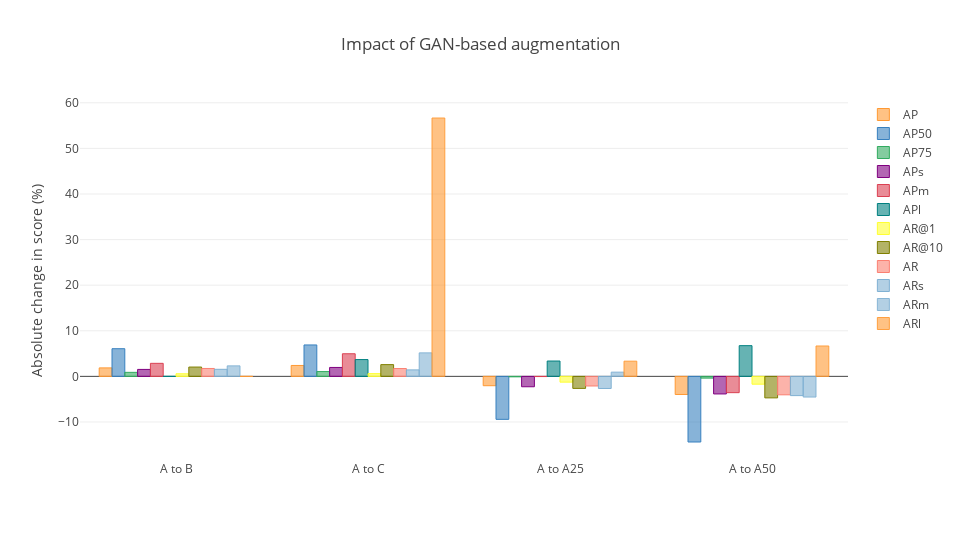

The notebook cell this image was saved under:
### Code cell
layout = {
    "title": "Impact of GAN-based augmentation",
    "yaxis": {
        "title": "Absolute change in score (%)"
    },
    "width": 960,
    "height": 540
}
fig = df_combined.iplot(kind = "bar", y = ["AP", "AP50", "AP75", "APs", "APm", "APl", "AR@1", "AR@10", "AR", "ARs", "ARm", "ARl"], layout = layout, asFigure = True)
py.offline.iplot(fig, show_link = False, config = config)

### Figure 1 — Plotly figure (JSON) as saved in the notebook; plotly's stock layout.template omitted (floating-point values rounded to 4 significant figures)
{"data": [{"marker": {"color": "rgba(255, 153, 51, 0.6)", "line": {"color": "rgba(255, 153, 51, 1.0)", "width": 1}}, "name": "AP", "orientation": "v", "text": "", "type": "bar", "uid": "83a460b2-20ad-4c89-abbe-c98552fd479d", "x": ["A to B", "A to C", "A to A25", "A to A50"], "y": [1.858, 2.393, -2.048, -3.969]}, {"marker": {"color": "rgba(55, 128, 191, 0.6)", "line": {"color": "rgba(55, 128, 191, 1.0)", "width": 1}}, "name": "AP50", "orientation": "v", "text": "", "type": "bar", "uid": "21eb039e-f3eb-42d3-b3b4-e0bfa65026bd", "x": ["A to B", "A to C", "A to A25", "A to A50"], "y": [6.067, 6.889, -9.421, -14.39]}, {"marker": {"color": "rgba(50, 171, 96, 0.6)", "line": {"color": "rgba(50, 171, 96, 1.0)", "width": 1}}, "name": "AP75", "orientation": "v", "text": "", "type": "bar", "uid": "c6ebc55e-fe72-4be0-bd2f-e1ede3ab8877", "x": ["A to B", "A to C", "A to A25", "A to A50"], "y": [0.8823, 1.052, -0.1015, -0.3838]}, {"marker": {"color": "rgba(128, 0, 128, 0.6)", "line": {"color": "rgba(128, 0, 128, 1.0)", "width": 1}}, "name": "APs", "orientation": "v", "text": "", "type": "bar", "uid": "bd78a9a6-ebf6-441f-bf8b-3e020f0df07a", "x": ["A to B", "A to C", "A to A25", "A to A50"], "y": [1.524, 1.957, -2.279, -3.856]}, {"marker": {"color": "rgba(219, 64, 82, 0.6)", "line": {"color": "rgba(219, 64, 82, 1.0)", "width": 1}}, "name": "APm", "orientation": "v", "text": "", "type": "bar", "uid": "fa49bab6-1445-49ba-99d0-26fd2303ad34", "x": ["A to B", "A to C", "A to A25", "A to A50"], "y": [2.857, 4.96, -0.03835, -3.576]}, {"marker": {"color": "rgba(0, 128, 128, 0.6)", "line": {"color": "rgba(0, 128, 128, 1.0)", "width": 1}}, "name": "APl", "orientation": "v", "text": "", "type": "bar", "uid": "559dcf57-08f3-4c99-b791-d135e532dea7", "x": ["A to B", "A to C", "A to A25", "A to A50"], "y": [0, 3.685, 3.366, 6.733]}, {"marker": {"color": "rgba(255, 255, 51, 0.6)", "line": {"color": "rgba(255, 255, 51, 1.0)", "width": 1}}, "name": "AR@1", "orientation": "v", "text": "", "type": "bar", "uid": "c06a3a5c-cc6c-4427-aadf-60f923590071", "x": ["A to B", "A to C", "A to A25", "A to A50"], "y": [0.5673, 0.6062, -1.267, -1.715]}, {"marker": {"color": "rgba(128, 128, 0, 0.6)", "line": {"color": "rgba(128, 128, 0, 1.0)", "width": 1}}, "name": "AR@10", "orientation": "v", "text": "", "type": "bar", "uid": "428f9843-e1c3-4e3f-b029-69d31bbaa2a0", "x": ["A to B", "A to C", "A to A25", "A to A50"], "y": [2.042, 2.58, -2.639, -4.716]}, {"marker": {"color": "rgba(251, 128, 114, 0.6)", "line": {"color": "rgba(251, 128, 114, 1.0)", "width": 1}}, "name": "AR", "orientation": "v", "text": "", "type": "bar", "uid": "e123ab01-fba0-44ae-abe6-e01ca2db21f5", "x": ["A to B", "A to C", "A to A25", "A to A50"], "y": [1.734, 1.718, -2.11, -4.045]}, {"marker": {"color": "rgba(128, 177, 211, 0.6)", "line": {"color": "rgba(128, 177, 211, 1.0)", "width": 1}}, "name": "ARs", "orientation": "v", "text": "", "type": "bar", "uid": "7d50a84c-b8dd-4f2d-9eeb-91c3c2b7b953", "x": ["A to B", "A to C", "A to A25", "A to A50"], "y": [1.551, 1.419, -2.655, -4.221]}, {"marker": {"color": "rgba(128, 177, 211, 0.6)", "line": {"color": "rgba(128, 177, 211, 0.8999999999999999)", "width": 1}}, "name": "ARm", "orientation": "v", "text": "", "type": "bar", "uid": "88e6f28b-2bde-472f-8e5e-b5d1cf6e1eb2", "x": ["A to B", "A to C", "A to A25", "A to A50"], "y": [2.302, 5.155, 0.9278, -4.536]}, {"marker": {"color": "rgba(255, 153, 51, 0.6)", "line": {"color": "rgba(255, 153, 51, 0.8999999999999999)", "width": 1}}, "name": "ARl", "orientation": "v", "text": "", "type": "bar", "uid": "c708c4af-83e0-49eb-a2e5-782114e83818", "x": ["A to B", "A to C", "A to A25", "A to A50"], "y": [0, 56.67, 3.333, 6.667]}], "layout": {"height": 540, "title": {"text": "Impact of GAN-based augmentation"}, "width": 960, "yaxis": {"title": {"text": "Absolute change in score (%)"}}}}
